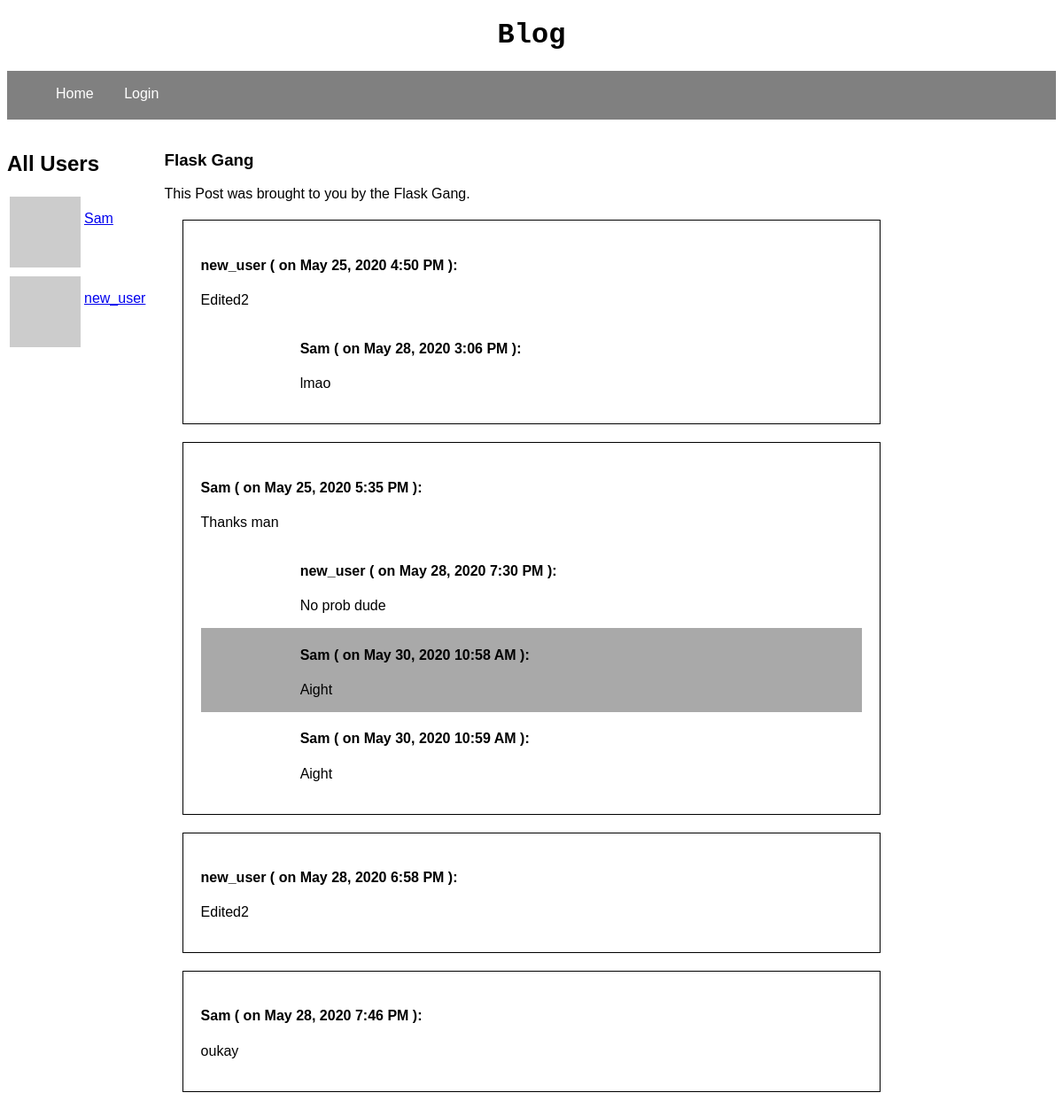
The page /posts/2 on the database its author committed.
### app/models.py (models this page shows, shortened)
class User(UserMixin, db.Model):
    id = db.Column(db.Integer, primary_key=True)
    username = db.Column(db.String(64), index=True, unique=True)
    email = db.Column(db.String(120), index=True, unique=True)
    password_hash = db.Column(db.String(128))
    about_me = db.Column(db.String(144))
    last_seen = db.Column(db.DateTime, default=datetime.utcnow)
    posts = db.relationship('Post', backref='author', lazy='dynamic')
    comments = db.relationship('Comment', backref='commenter', lazy='dynamic')
    def avatar(self, size):
        digest = md5(self.email.lower().encode('utf-8')).hexdigest()
        return 'https://www.gravatar.com/avatar/{0}?d=identicon&s={1}'.format(digest, size)

class Post(db.Model):
    id = db.Column(db.Integer, primary_key=True)
    title = db.Column(db.String(50), index=True)
    body = db.Column(db.String(250))
    timestamp = db.Column(db.DateTime, index=True, default=datetime.utcnow)
    user_id = db.Column(db.Integer, db.ForeignKey('user.id'))   #user is referenced by table name (lowercase) and not class name (upper case)
    comments = db.relationship('Comment', backref='post', lazy='dynamic')

class Comment(db.Model):
    id = db.Column(db.Integer, primary_key=True)
    body = db.Column(db.String(200))
    timestamp = db.Column(db.DateTime, index=True, default=datetime.utcnow)
    user_id = db.Column(db.Integer, db.ForeignKey('user.id'))
    post_id = db.Column(db.Integer, db.ForeignKey('post.id'))
    parent_id = db.Column(db.Integer, db.ForeignKey('comment.id', ondelete='cascade'))
    replies = db.relationship('Comment', backref=db.backref('parent', remote_side=[id],))

### app/routes.py (the view)
@app.route('/posts/<int:post_id>', methods=['GET', 'POST'])
def showPost(post_id):
    post = Post.query.get(post_id)
    commentForm = AddCommentForm()
    replyForm = AddReplyForm()
    editForm = EditCommentForm()
    if commentForm.validate_on_submit():
        c = Comment(body=commentForm.text.data, post=post, commenter=current_user)
        db.session.add(c)
        db.session.commit()
        return redirect(url_for('showPost', title=post.title, post_id=post.id, commentForm=commentForm, replyForm=replyForm, editForm=editForm))
    return render_template('show_post.html', post=post, commentForm=commentForm, replyForm=replyForm, editForm=editForm)

### app/routes.py (called while the page is built)
@app.context_processor
def inject_user():
    users = User.query.all()
    users = tuple(users)
    return dict(users=users)

@app.before_request
def before_request():
    if current_user.is_authenticated:
        current_user.last_seen = datetime.utcnow()
        db.session.commit()

### app/templates/show_post.html (shortened to what this page needs)
{% extends 'base.html' %}
{% block style %}
<link rel='stylesheet' href=" {{ url_for('static', filename='comment.css') }}" type='text/css' />
{% endblock %}
{% block content %}
<h3> {{ post.title }} </h3>
<div id='post'>
	<p>{{ post.body }}</p>
</div>
<div id='comments'>
	{% for comment in post.comments %}
		{% include '_comment.html' %}
	{% endfor %}
</div>
{% endblock %}

### app/templates/_user.html
<table>
	<tr valign='top'>
		<td> <img src="{{ user.avatar(28) }}"</td>
		<td><p><a href=" {{ url_for('profile', username=user.username) }}"</a>{{ user.username }}</p></td>
	</tr>
</table>

### app/templates/_comment.html (shortened to what this page needs)
<div class='comment' id="comment{{comment.id}}">
	<h4>
		{{ comment.commenter.username }}  ( on {{ moment(comment.timestamp).format('LLL') }} ): </h4>
	<p> {{ comment.body }} </p>
	<div class='replies'>
	{% if comment.replies %}
		{% for reply in comment.replies %}
			{% include '_reply.html' %}
		{% endfor %}
	{% endif %}
	</div>
</div>

### app/templates/_reply.html
<div class='white'></div>
<div class='reply'>
	<h4> {{ reply.commenter.username }} ( on {{ moment(reply.timestamp).format('LLL') }} ): </h4>
		<p> {{ reply.body }} </p>
</div>

### app/static/base.css (style rules this page uses)
* { box-sizing: border-box; }
body { font-family: Arial, sans-serif; }

### app/static/comment.css (style rules this page uses)
.comment { border: 1px solid black; padding: 20px; margin: 20px; }
.replies { display: flex; flex-wrap: wrap; }
.white { flex: 1 0 15%; }
.reply { flex: 1 0 85%; }
.reply:nth-child(4n) { background-color: #A9A9A9; }
.white:nth-child(4n+3) { background-color: #A9A9A9; }

### rows shown on the page
User: username "Sam"
User: username "new_user"
Post: title "Flask Gang", body "This Post was brought to you by the Flask Gang."
Comment: commenter.username "new_user", timestamp "May 25, 2020 4:50 PM", body "Edited2"
Comment: commenter.username "Sam", timestamp "May 28, 2020 3:06 PM", body "lmao"
Comment: commenter.username "Sam", timestamp "May 25, 2020 5:35 PM", body "Thanks man"
Comment: commenter.username "new_user", timestamp "May 28, 2020 7:30 PM", body "No prob dude"
Comment: commenter.username "Sam", timestamp "May 30, 2020 10:58 AM", body "Aight"
Comment: commenter.username "Sam", timestamp "May 30, 2020 10:59 AM", body "Aight"
Comment: commenter.username "new_user", timestamp "May 28, 2020 6:58 PM", body "Edited2"
Comment: commenter.username "Sam", timestamp "May 28, 2020 7:46 PM", body "oukay"
